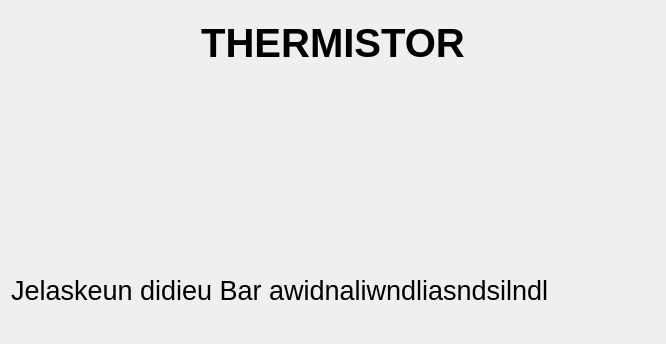
             <widget class="QWidget" name="scrollAreaWidgetContents_13">
              <property name="geometry">
               <rect>
                <x>0</x>
                <y>0</y>
                <width>666</width>
                <height>344</height>
               </rect>
              </property>
              <layout class="QVBoxLayout" name="verticalLayout_52">
               <item>
                <widget class="QFrame" name="Frame_Therm_information">
                 <layout class="QVBoxLayout" name="verticalLayout_Therm_information">
                  <item>
                   <widget class="QLabel" name="label_Judul_Therm_information">
                    <property name="font">
                     <font>
                      <pointsize>30</pointsize>
                      <weight>75</weight>
                      <bold>true</bold>
                     </font>
                    </property>
                    <property name="text">
                     <string>THERMISTOR</string>
                    </property>
                    <property name="alignment">
                     <set>Qt::AlignCenter</set>
                    </property>
                   </widget>
                  </item>
                  <item>
                   <spacer name="verticalSpacer_1_Therm_information">
                    <property name="orientation">
                     <enum>Qt::Vertical</enum>
                    </property>
                    <property name="sizeType">
                     <enum>QSizePolicy::Minimum</enum>
                    </property>
                    <property name="sizeHint" stdset="0">
                     <size>
                      <width>20</width>
                      <height>40</height>
                     </size>
                    </property>
                   </spacer>
                  </item>
                  <item>
                   <widget class="QLabel" name="label_Pict_1_Therm_information">
                    <property name="enabled">
                     <bool>true</bool>
                    </property>
                    <property name="sizePolicy">
                     <sizepolicy hsizetype="Preferred" vsizetype="Preferred">
                      <horstretch>0</horstretch>
                      <verstretch>0</verstretch>
                     </sizepolicy>
                    </property>
                    <property name="autoFillBackground">
                     <bool>false</bool>
                    </property>
                    <property name="text">
                     <string/>
                    </property>
                    <property name="pixmap">
                     <pixmap resource="Resource_Foto.qrc">:/Thermistor/gambar/Thermistor.PNG</pixmap>
                    </property>
                    <property name="alignment">
                     <set>Qt::AlignCenter</set>
                    </property>
                   </widget>
                  </item>
                  <item>
                   <spacer name="verticalSpacer_2_Therm_information">
                    <property name="orientation">
                     <enum>Qt::Vertical</enum>
                    </property>
                    <property name="sizeType">
                     <enum>QSizePolicy::Minimum</enum>
                    </property>
                    <property name="sizeHint" stdset="0">
                     <size>
                      <width>20</width>
                      <height>40</height>
                     </size>
                    </property>
                   </spacer>
                  </item>
                  <item>
                   <layout class="QHBoxLayout" name="horizontalLayout_Therm_information">
                    <item>
                     <spacer name="horizontalSpacer_1_Therm_information">
                      <property name="orientation">
                       <enum>Qt::Horizontal</enum>
                      </property>
                      <property name="sizeHint" stdset="0">
                       <size>
                        <width>40</width>
                        <height>20</height>
                       </size>
                      </property>
                     </spacer>
                    </item>
                    <item>
                     <widget class="QLabel" name="label_Pict_2_Therm_information">
                      <property name="text">
                       <string/>
                      </property>
                      <property name="pixmap">
                       <pixmap resource="Resource_Foto.qrc">:/Thermistor/gambar/Thermistor1.PNG</pixmap>
                      </property>
                     </widget>
                    </item>
                    <item>
                     <spacer name="horizontalSpacer_2_Therm_information">
                      <property name="orientation">
                       <enum>Qt::Horizontal</enum>
                      </property>
                      <property name="sizeHint" stdset="0">
                       <size>
                        <width>40</width>
                        <height>20</height>
                       </size>
                      </property>
                     </spacer>
                    </item>
                    <item>
                     <widget class="QLabel" name="label_Pict_3_Therm_information">
                      <property name="text">
                       <string/>
                      </property>
                      <property name="pixmap">
                       <pixmap resource="Resource_Foto.qrc">:/Thermistor/gambar/Thermistor2.PNG</pixmap>
                      </property>
                     </widget>
                    </item>
                    <item>
                     <spacer name="horizontalSpacer_3_Therm_information">
                      <property name="orientation">
                       <enum>Qt::Horizontal</enum>
                      </property>
                      <property name="sizeHint" stdset="0">
                       <size>
                        <width>40</width>
                        <height>20</height>
                       </size>
                      </property>
                     </spacer>
                    </item>
                   </layout>
                  </item>
                 </layout>
                </widget>
               </item>
               <item>
                <spacer name="verticalSpacer_Therm_information">
                 <property name="orientation">
                  <enum>Qt::Vertical</enum>
                 </property>
                 <property name="sizeType">
                  <enum>QSizePolicy::Fixed</enum>
                 </property>
                 <property name="sizeHint" stdset="0">
                  <size>
                   <width>20</width>
                   <height>40</height>
                  </size>
                 </property>
                </spacer>
               </item>
               <item>
                <widget class="QLabel" name="label_Therm_information">
                 <property name="font">
                  <font>
                   <pointsize>20</pointsize>
                  </font>
                 </property>
                 <property name="text">
                  <string>Jelaskeun didieu Bar awidnaliwndliasndsilndl</string>
                 </property>
                </widget>
               </item>
              </layout>
             </widget>
